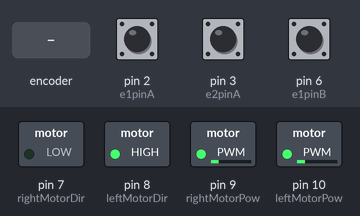
A sketch run on a simulated Arduino Uno, built with avr-gcc and run on an emulated ATmega328P. Parts: switched loads named in the sketch (green lamp = pin HIGH). The inputs (shaded band) are chosen by the test bench; at power-on: pin 2 (e1pinA) HIGH, pin 3 (e2pinA) HIGH, pin 6 (e1pinB) HIGH.

Above: at 1.2 s.
1.3 s: rotary encoder on pin 2 (e1pinA) / pin 6 (e1pinB) turned 3 steps (first pin leading)
Timing chart, 0 to 4.3 s (numbered marks = the images above; inputs shaded):
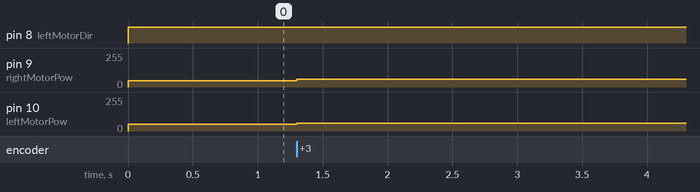

The sketch:

prenewencoders.ino
```cpp
/*
Author: Jaron O'Grady
This code records velocity using external interrupts and then calculates position.
*/
const int FORW = 1;
const int BACK = -1;

#define enablePin 4
#define leftMotorPow 10
#define rightMotorPow 9
#define leftMotorDir 8
#define rightMotorDir 7
#define pushButton 12//enter button pin here

//need real values!!!
#define lKp 0.06
#define rKp 0.02
#define lKd 0
#define rKd 0
#define lKi 0.02
#define rKi 0.02

//adjustable
float decelRate = 0.5;
float startSpeed = 0.75; // must be lower than max Speed
float maxSpeed = 0.9;
float accelRate = 0.2;

//adjustabled

bool leftMoveDir;
bool rightMoveDir;
float leftVOut;
float rightVOut;
float leftPWMOut;
float rightPWMOut;
float curTime;
float prevTime = 0;
float waitTime = 0;
float loopTime = 0;
float deltaT = 200.0;

float leftError;
float rightError;
float leftDerivative;
float rightDerivative;
float leftIntegral;
float rightIntegral;
float prevLeftError = 0.0;
float prevRightError = 0.0;

float flatDist = 0.0; // m
float decelDist; //m
float accelDist; //m
float desiredSpeed;

//global variables include encoder pins, the states of the encoder pins, the net count of clockwise increments
int e1pinA = 2; //clk encoder 1
int e1pinB = 6; //dt encoder 1
int e2pinA = 3; //clk encoder 2
int e2pinB = 5; //dt encoder 2
int e1stateA = 0;
int e1stateB = 0;
int e2stateA = 0;
int e2stateB = 0;
double leftSpeed; // temp
double rightSpeed;
//leftspeed
double velocity1 = 0.0;
//rightspeed
double velocity2 = 0.0;
double time1Kept = 0.0;
double time2Kept= 0.0;
double prev1Time = 0.0;
double prev2Time = 0.0;
#define WHEELRADIUS 0.0762
#define BETWEENWHEELS 0.1524

#define desiredMeters 0.305 * 5 //input meters
float desiredDistance = 3200 * (1/(WHEELRADIUS*2*PI)) * desiredMeters * 0.5; //counts


//potential change on what is sent
double xpos = 0.0;
double ypos = 0.0;
double phi = 0.0;
int isrEntered = 0;

int enc1Counts = 0;
int enc2Counts = 0;


#define ROTATIONCOUNTS 3000

//isr measures the state of the pins and adjusts the counts and isr flag - only entered once pinA changes
void encoder1(){
  //read the pins
  int e1stateA = digitalRead(e1pinA);
  int e1stateB = digitalRead(e1pinB);
  //determine clockwise or counter-clockwise
  time1Kept = millis();
  double duration = (time1Kept - prev1Time);
  //makes sure that there are no infinite velocities
  if(duration == 0.0) return;
  //the value of pi in arduino is M_PI
  double v = 1/duration;
  //double v = WHEELRADIUS*2*2*PI/(ROTATIONCOUNTS * duration);
  if(e1stateA == e1stateB){
    leftSpeed = v;
  }
  else{
    leftSpeed = -1.0 * v;
  }
  //update the position variables
  xpos = (xpos + duration * cos(phi) * (leftSpeed + rightSpeed)) / 2;
  ypos = ypos + duration * sin(phi) * (leftSpeed + rightSpeed) / 2;
  phi = phi + duration * (leftSpeed - rightSpeed) / BETWEENWHEELS;
  //makes sure that phi stays in the range of -2PI to 2PI
  if((phi > 2 * PI) || (phi < -2 * PI)){
    phi = 0;
  }
  //adjust the flag to print the new value of counts in the loop
  isrEntered = 1;
  prev1Time = time1Kept;

  if (v >= 0) {
    enc1Counts++;
  } else {
    enc1Counts--;
  }}

//isr measures the state of the pins and adjusts the counts and isr flag - only entered once pinA changes
void encoder2(){
  //read the pins
  int e2stateA = digitalRead(e2pinA);
  int e2stateB = digitalRead(e2pinB);
  time2Kept = millis();
  double duration = (time2Kept - prev2Time);
  //make sure there are no infinite velocities that result in nan
  if(duration == 0.0) return;
  //the value of pi in arduino is M_PI
  double v = 1 / duration;
  //double v = WHEELRADIUS*2*2*PI/(ROTATIONCOUNTS * duration);
  if(e2stateA == e2stateB){
    rightSpeed = v;
  }
  else{
    rightSpeed = -1.0 * v;
  }
  //update the position variables
  xpos = (xpos + duration * cos(phi) * (leftSpeed + rightSpeed)) / 2;
  ypos = ypos + duration * sin(phi) * (leftSpeed + rightSpeed) / 2;
  phi = phi + duration * (leftSpeed - rightSpeed) / BETWEENWHEELS;
  //makes sure that phi stays in the range of -2PI to 2PI
  if((phi > 2 * PI) || (phi < -2 * PI)){
    phi = 0;
  }
  //adjust the flag to print the new value of counts in the loop
  isrEntered = 1;
  prev2Time = time2Kept;
  if (v >= 0) {
    enc2Counts++;
  } else {
    enc2Counts--;
  }
}

int angleToCounts(float THETA) { // input theta in degrees
  float arcLength = BETWEENWHEELS / 2 * THETA * PI / 180; //m
  float dist = 3200 * (1/(WHEELRADIUS*2*PI)) * arcLength;

  return dist;
}

void trapezoid(float DISTANCE) {
  ////Define accel and decel Distances
  accelDist = (maxSpeed - startSpeed) / accelRate;
  decelDist = maxSpeed / decelRate;

  if (accelDist + decelDist < DISTANCE) {
    flatDist = DISTANCE - accelDist - decelDist;
  } else {
    // Redefine trapezoid
    maxSpeed = DISTANCE / (1 / accelRate + 1 / decelRate); // Max speed that will be reached in the trapezoid
    accelDist = maxSpeed / accelRate;
    decelDist = maxSpeed / decelRate;
  }
}

void move(float DISTANCE, int LDIR, int RDIR) {
  // create motion profile
  trapezoid(DISTANCE);
  enc1Counts = 0;
  enc2Counts = 0;

  while (1 == 1) {
    prevTime = millis();
    // Serial.println(String(enc1Counts));

    //determine desired speed
    if (enc1Counts < accelDist) {
      desiredSpeed = startSpeed + accelRate * enc1Counts;
      //Serial.println("accelerating");
    }
    // Flat segment
    else if (enc1Counts < flatDist + accelDist) {
      desiredSpeed = maxSpeed;
      //Serial.println("flat");
    }
    // Deceleration segment
    else if (enc1Counts < flatDist + accelDist + decelDist) {
      desiredSpeed = maxSpeed - (decelRate * (enc1Counts - flatDist));
      //Serial.println("decelerating");
    }
    // Too far
    else {
      desiredSpeed = 0;
    }

    //dt = (curTime - prevTime) / 1000;

    leftError = desiredSpeed - leftSpeed;
    rightError = desiredSpeed - rightSpeed;

    leftDerivative = (leftError - prevLeftError) / deltaT;
    rightDerivative = (rightError - prevRightError) / deltaT;

    leftIntegral += (leftError - prevLeftError) / 2 * deltaT;
    rightIntegral += (rightError - prevRightError) / 2 * deltaT;

    leftVOut = lKp * leftError + lKd * leftDerivative + lKi * leftIntegral;
    rightVOut = rKp * rightError + rKd * rightDerivative + rKi * rightIntegral;

    leftVOut *= LDIR;
    rightVOut *= RDIR;

    prevLeftError = leftError;
    prevRightError = rightError;
    prevTime = curTime;

    // set direction left
    if (leftVOut <= 0) {
      leftMoveDir = HIGH;
    }
    else {
      leftMoveDir = LOW;
    }

    // set direction right
    if (rightVOut <= 0) {
      rightMoveDir = HIGH;
    }
    else {
      rightMoveDir = LOW;
    }

    leftPWMOut = leftVOut * 255/8;
    rightPWMOut = rightVOut * 255/8;

    // constrain PMWs
    // if (leftPWMOut > 3) {
    //   leftPWMOut = constrain(leftPWMOut, 30, 255);
    // } else if (leftPWMOut < -3) {
    //   leftPWMOut = constrain(leftPWMOut, -30, -255);
    // } else {
    //   leftPWMOut = 0;
    // }
    // if (rightPWMOut > 3) {
    //   rightPWMOut = constrain(rightPWMOut, 30, 255);
    // } else if (rightPWMOut < -3) {
    //   rightPWMOut = constrain(rightPWMOut, -30, -255);
    // } else {
    //   rightPWMOut = 0;
    // }
    leftPWMOut = constrain(leftPWMOut, -255, 255);
    rightPWMOut = constrain(rightPWMOut, -255, 255);

    // write values to pins
    digitalWrite(leftMotorDir, leftMoveDir);
    analogWrite(leftMotorPow, abs(leftPWMOut));
    digitalWrite(rightMotorDir, rightMoveDir);

    analogWrite(rightMotorPow, abs(rightPWMOut));
      //delay(deltaT);
    // Serial.println("enc1Counts");
    // Serial.println("leftSpeed: :" + String(leftSpeed * 1000) + " rightspeed: " + String(rightSpeed * 1000));
        //Serial.println("lPWM: " + String(leftPWMOut) + " RPWM: " + String(rightPWMOut) + "\nrightErr: " + String(rightError) + " leftErr: " + String(leftError));

    if ((enc1Counts >= DISTANCE && enc1Counts <= DISTANCE + 30) && (leftVOut == 0 || rightVOut == 0)) {
      //Serial.println("here");
      return ;
    }

  }

  //analogWrite(leftMotorPow, 0);
  //analogWrite(rightMotorPow, 0);

}

//sets pinA and pinB to pullup inputs, attaches the isr to pinA/clk, and sets baud rate to 9600
void setup() {
  //motor control setup
  pinMode(leftMotorPow, OUTPUT);
  pinMode(rightMotorPow, OUTPUT);

  pinMode(leftMotorDir, OUTPUT);
  pinMode(rightMotorDir, OUTPUT);
  pinMode(pushButton, INPUT_PULLUP);

  digitalWrite(enablePin, HIGH); // set enable pin to high to enable motor driver
  pinMode(e1pinA, INPUT_PULLUP);
  pinMode(e1pinB, INPUT_PULLUP);
  pinMode(e2pinA, INPUT_PULLUP);
  pinMode(e2pinB, INPUT_PULLUP);
  attachInterrupt(0, encoder1, CHANGE);
  attachInterrupt(1, encoder2, CHANGE);
  Serial.begin(38400);
}

//prints the net counts given there has been a change in pinA
void loop() {


  //Serial.println("accel: " + String(accelDist) + "\nflat: " + String(flatDist) + "\ndecel: " + String(decelDist));
  //sei(); - uncomment if revisiting to see if this fixes the problem of not always seeing rotations/bouncing
  if(isrEntered){
    //sei(); - uncomment if revisiting to see if this fixes the problem of not always seeing rotations/bouncing
    //link for how to print doubles and floating points: https://www.programmingelectronics.com/dtostrf/
    // char buffer[144];
    // char printxbuffer[8];
    // char printybuffer[8];
    // char printphibuffer[8];
    // dtostrf(xpos, 4, 4, printxbuffer);
    // dtostrf(ypos, 4, 4, printybuffer);
    // dtostrf(phi, 4, 4, printphibuffer);
    //Serial.println(phi);
    //sprintf(buffer, "X position: %s, Y Position: %s, Phi: %s", printxbuffer, printybuffer, printphibuffer);
    //Serial.println(buffer);
    isrEntered = 0;
    // Serial.println("isr");
  }


  // // serial
  float angleRecieved = 360 * 0.882;
  int ldir = (angleRecieved >= 0) ? -1 : 1;
  int rdir = -ldir;
  int turnCounts = angleToCounts(abs(angleRecieved));

  move(turnCounts, ldir, rdir);
  // delay(100);
  Serial.println("desD: " +String(desiredDistance));
  move(desiredDistance, FORW, FORW);
  //Serial.println("done");

  //wait for button press
  while (digitalRead(pushButton) == 1); // wait for button push
  while (digitalRead(pushButton) == 0); // wait for button release
  // Serial.println("button");

}
```

Measured:
- after the input at 1.3 s, pin 9 (rightMotorPow): 48/255 → 57/255 at once; pin 10 (leftMotorPow): 49/255 → 60/255 at once
